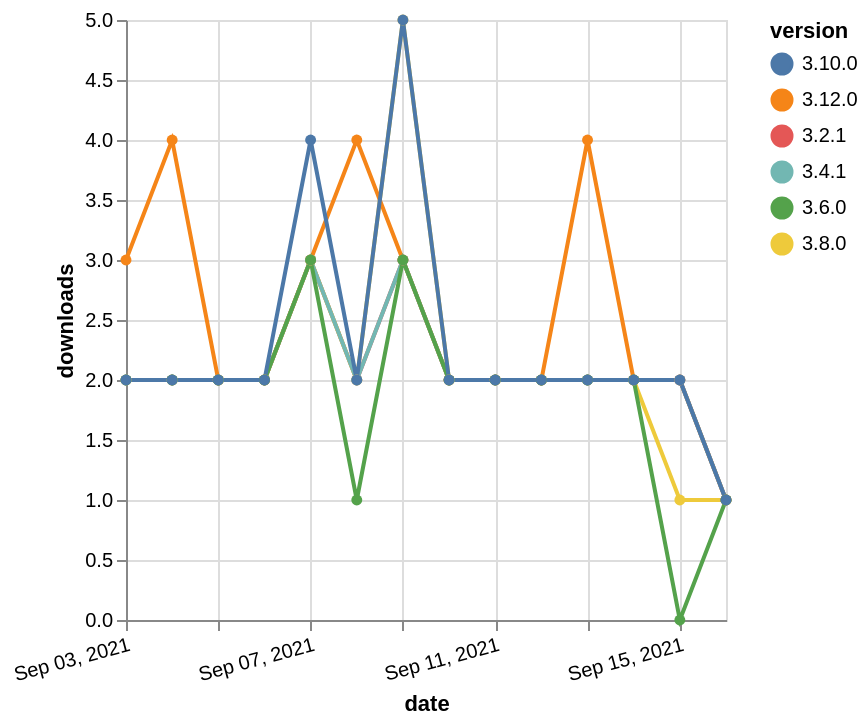

Express this chart as Vega-Lite.
### Vega-Lite specification from a JSON file in a GitHub repository (floating-point values rounded to 4 significant figures)
{"$schema": "https://vega.github.io/schema/vega-lite/v5.json", "description": "A simple bar chart with embedded data.", "data": {"values": [{"date": "2021-09-03", "total": 2195, "delta": 2, "version": "3.2.1"}, {"date": "2021-09-04", "total": 2197, "delta": 2, "version": "3.2.1"}, {"date": "2021-09-05", "total": 2199, "delta": 2, "version": "3.2.1"}, {"date": "2021-09-06", "total": 2201, "delta": 2, "version": "3.2.1"}, {"date": "2021-09-07", "total": 2204, "delta": 3, "version": "3.2.1"}, {"date": "2021-09-08", "total": 2206, "delta": 2, "version": "3.2.1"}, {"date": "2021-09-09", "total": 2209, "delta": 3, "version": "3.2.1"}, {"date": "2021-09-10", "total": 2211, "delta": 2, "version": "3.2.1"}, {"date": "2021-09-11", "total": 2213, "delta": 2, "version": "3.2.1"}, {"date": "2021-09-12", "total": 2215, "delta": 2, "version": "3.2.1"}, {"date": "2021-09-13", "total": 2217, "delta": 2, "version": "3.2.1"}, {"date": "2021-09-14", "total": 2219, "delta": 2, "version": "3.2.1"}, {"date": "2021-09-15", "total": 2221, "delta": 2, "version": "3.2.1"}, {"date": "2021-09-16", "total": 2222, "delta": 1, "version": "3.2.1"}, {"date": "2021-09-03", "total": 1055, "delta": 2, "version": "3.8.0"}, {"date": "2021-09-04", "total": 1057, "delta": 2, "version": "3.8.0"}, {"date": "2021-09-05", "total": 1059, "delta": 2, "version": "3.8.0"}, {"date": "2021-09-06", "total": 1061, "delta": 2, "version": "3.8.0"}, {"date": "2021-09-07", "total": 1064, "delta": 3, "version": "3.8.0"}, {"date": "2021-09-08", "total": 1066, "delta": 2, "version": "3.8.0"}, {"date": "2021-09-09", "total": 1071, "delta": 5, "version": "3.8.0"}, {"date": "2021-09-10", "total": 1073, "delta": 2, "version": "3.8.0"}, {"date": "2021-09-11", "total": 1075, "delta": 2, "version": "3.8.0"}, {"date": "2021-09-12", "total": 1077, "delta": 2, "version": "3.8.0"}, {"date": "2021-09-13", "total": 1079, "delta": 2, "version": "3.8.0"}, {"date": "2021-09-14", "total": 1081, "delta": 2, "version": "3.8.0"}, {"date": "2021-09-15", "total": 1082, "delta": 1, "version": "3.8.0"}, {"date": "2021-09-16", "total": 1083, "delta": 1, "version": "3.8.0"}, {"date": "2021-09-03", "total": 248, "delta": 3, "version": "3.12.0"}, {"date": "2021-09-04", "total": 252, "delta": 4, "version": "3.12.0"}, {"date": "2021-09-05", "total": 254, "delta": 2, "version": "3.12.0"}, {"date": "2021-09-06", "total": 256, "delta": 2, "version": "3.12.0"}, {"date": "2021-09-07", "total": 259, "delta": 3, "version": "3.12.0"}, {"date": "2021-09-08", "total": 263, "delta": 4, "version": "3.12.0"}, {"date": "2021-09-09", "total": 266, "delta": 3, "version": "3.12.0"}, {"date": "2021-09-10", "total": 268, "delta": 2, "version": "3.12.0"}, {"date": "2021-09-11", "total": 270, "delta": 2, "version": "3.12.0"}, {"date": "2021-09-12", "total": 272, "delta": 2, "version": "3.12.0"}, {"date": "2021-09-13", "total": 276, "delta": 4, "version": "3.12.0"}, {"date": "2021-09-14", "total": 278, "delta": 2, "version": "3.12.0"}, {"date": "2021-09-15", "total": 280, "delta": 2, "version": "3.12.0"}, {"date": "2021-09-16", "total": 281, "delta": 1, "version": "3.12.0"}, {"date": "2021-09-03", "total": 1757, "delta": 2, "version": "3.4.1"}, {"date": "2021-09-04", "total": 1759, "delta": 2, "version": "3.4.1"}, {"date": "2021-09-05", "total": 1761, "delta": 2, "version": "3.4.1"}, {"date": "2021-09-06", "total": 1763, "delta": 2, "version": "3.4.1"}, {"date": "2021-09-07", "total": 1766, "delta": 3, "version": "3.4.1"}, {"date": "2021-09-08", "total": 1768, "delta": 2, "version": "3.4.1"}, {"date": "2021-09-09", "total": 1771, "delta": 3, "version": "3.4.1"}, {"date": "2021-09-10", "total": 1773, "delta": 2, "version": "3.4.1"}, {"date": "2021-09-11", "total": 1775, "delta": 2, "version": "3.4.1"}, {"date": "2021-09-12", "total": 1777, "delta": 2, "version": "3.4.1"}, {"date": "2021-09-13", "total": 1779, "delta": 2, "version": "3.4.1"}, {"date": "2021-09-14", "total": 1781, "delta": 2, "version": "3.4.1"}, {"date": "2021-09-15", "total": 1783, "delta": 2, "version": "3.4.1"}, {"date": "2021-09-16", "total": 1784, "delta": 1, "version": "3.4.1"}, {"date": "2021-09-03", "total": 1513, "delta": 2, "version": "3.6.0"}, {"date": "2021-09-04", "total": 1515, "delta": 2, "version": "3.6.0"}, {"date": "2021-09-05", "total": 1517, "delta": 2, "version": "3.6.0"}, {"date": "2021-09-06", "total": 1519, "delta": 2, "version": "3.6.0"}, {"date": "2021-09-07", "total": 1522, "delta": 3, "version": "3.6.0"}, {"date": "2021-09-08", "total": 1523, "delta": 1, "version": "3.6.0"}, {"date": "2021-09-09", "total": 1526, "delta": 3, "version": "3.6.0"}, {"date": "2021-09-10", "total": 1528, "delta": 2, "version": "3.6.0"}, {"date": "2021-09-11", "total": 1530, "delta": 2, "version": "3.6.0"}, {"date": "2021-09-12", "total": 1532, "delta": 2, "version": "3.6.0"}, {"date": "2021-09-13", "total": 1534, "delta": 2, "version": "3.6.0"}, {"date": "2021-09-14", "total": 1536, "delta": 2, "version": "3.6.0"}, {"date": "2021-09-15", "total": 1536, "delta": 0, "version": "3.6.0"}, {"date": "2021-09-16", "total": 1537, "delta": 1, "version": "3.6.0"}, {"date": "2021-09-03", "total": 757, "delta": 2, "version": "3.10.0"}, {"date": "2021-09-04", "total": 759, "delta": 2, "version": "3.10.0"}, {"date": "2021-09-05", "total": 761, "delta": 2, "version": "3.10.0"}, {"date": "2021-09-06", "total": 763, "delta": 2, "version": "3.10.0"}, {"date": "2021-09-07", "total": 767, "delta": 4, "version": "3.10.0"}, {"date": "2021-09-08", "total": 769, "delta": 2, "version": "3.10.0"}, {"date": "2021-09-09", "total": 774, "delta": 5, "version": "3.10.0"}, {"date": "2021-09-10", "total": 776, "delta": 2, "version": "3.10.0"}, {"date": "2021-09-11", "total": 778, "delta": 2, "version": "3.10.0"}, {"date": "2021-09-12", "total": 780, "delta": 2, "version": "3.10.0"}, {"date": "2021-09-13", "total": 782, "delta": 2, "version": "3.10.0"}, {"date": "2021-09-14", "total": 784, "delta": 2, "version": "3.10.0"}, {"date": "2021-09-15", "total": 786, "delta": 2, "version": "3.10.0"}, {"date": "2021-09-16", "total": 787, "delta": 1, "version": "3.10.0"}]}, "width": "container", "mark": {"type": "line", "point": {"filled": true}}, "encoding": {"x": {"field": "date", "type": "temporal", "timeUnit": "yearmonthdate", "title": "date", "axis": {"labelAngle": -15}}, "y": {"field": "delta", "type": "quantitative", "title": "downloads"}, "color": {"field": "version", "type": "nominal"}, "tooltip": {"field": "delta"}}}
